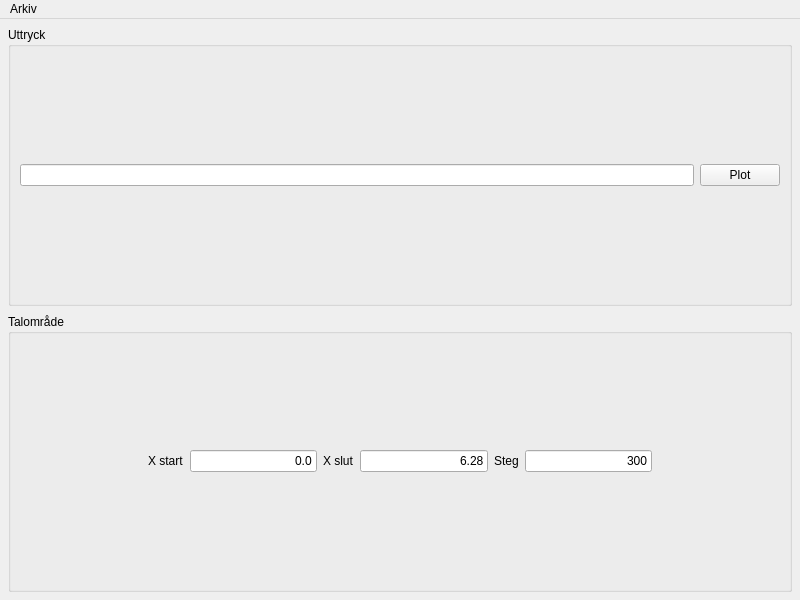
<?xml version="1.0" encoding="UTF-8"?>
<ui version="4.0">
 <class>MainWindow</class>
 <widget class="QMainWindow" name="MainWindow">
  <property name="geometry">
   <rect>
    <x>0</x>
    <y>0</y>
    <width>800</width>
    <height>600</height>
   </rect>
  </property>
  <property name="font">
   <font>
    <pointsize>9</pointsize>
   </font>
  </property>
  <property name="windowTitle">
   <string>GraphPlotter</string>
  </property>
  <widget class="QWidget" name="main_widget">
   <layout class="QVBoxLayout" name="verticalLayout_3" stretch="0,0">
    <property name="spacing">
     <number>8</number>
    </property>
    <property name="leftMargin">
     <number>8</number>
    </property>
    <property name="topMargin">
     <number>8</number>
    </property>
    <property name="rightMargin">
     <number>8</number>
    </property>
    <property name="bottomMargin">
     <number>8</number>
    </property>
    <item>
     <widget class="QGroupBox" name="expression_group">
      <property name="title">
       <string>Uttryck</string>
      </property>
      <layout class="QVBoxLayout" name="verticalLayout_2">
       <item>
        <layout class="QHBoxLayout" name="horizontalLayout">
         <item>
          <widget class="QLineEdit" name="expression_edit"/>
         </item>
         <item>
          <widget class="QPushButton" name="plot_button">
           <property name="text">
            <string>Plot</string>
           </property>
          </widget>
         </item>
        </layout>
       </item>
      </layout>
     </widget>
    </item>
    <item>
     <widget class="QGroupBox" name="range_group">
      <property name="title">
       <string>Talområde</string>
      </property>
      <layout class="QVBoxLayout" name="verticalLayout">
       <item>
        <layout class="QHBoxLayout" name="horizontalLayout_3">
         <item>
          <spacer name="horizontalSpacer_2">
           <property name="orientation">
            <enum>Qt::Horizontal</enum>
           </property>
           <property name="sizeHint" stdset="0">
            <size>
             <width>40</width>
             <height>20</height>
            </size>
           </property>
          </spacer>
         </item>
         <item>
          <widget class="QLabel" name="label">
           <property name="text">
            <string>X start</string>
           </property>
          </widget>
         </item>
         <item>
          <widget class="QLineEdit" name="x_start_edit">
           <property name="text">
            <string>0.0</string>
           </property>
           <property name="alignment">
            <set>Qt::AlignRight|Qt::AlignTrailing|Qt::AlignVCenter</set>
           </property>
          </widget>
         </item>
         <item>
          <widget class="QLabel" name="label_2">
           <property name="text">
            <string>X slut</string>
           </property>
          </widget>
         </item>
         <item>
          <widget class="QLineEdit" name="x_end_edit">
           <property name="text">
            <string>6.28</string>
           </property>
           <property name="alignment">
            <set>Qt::AlignRight|Qt::AlignTrailing|Qt::AlignVCenter</set>
           </property>
          </widget>
         </item>
         <item>
          <widget class="QLabel" name="label_3">
           <property name="text">
            <string>Steg</string>
           </property>
          </widget>
         </item>
         <item>
          <widget class="QLineEdit" name="step_edit">
           <property name="text">
            <string>300</string>
           </property>
           <property name="alignment">
            <set>Qt::AlignRight|Qt::AlignTrailing|Qt::AlignVCenter</set>
           </property>
          </widget>
         </item>
         <item>
          <spacer name="horizontalSpacer">
           <property name="orientation">
            <enum>Qt::Horizontal</enum>
           </property>
           <property name="sizeHint" stdset="0">
            <size>
             <width>40</width>
             <height>20</height>
            </size>
           </property>
          </spacer>
         </item>
        </layout>
       </item>
      </layout>
     </widget>
    </item>
   </layout>
  </widget>
  <widget class="QMenuBar" name="menubar">
   <property name="geometry">
    <rect>
     <x>0</x>
     <y>0</y>
     <width>800</width>
     <height>20</height>
    </rect>
   </property>
   <widget class="QMenu" name="menuArkiv">
    <property name="title">
     <string>Arkiv</string>
    </property>
    <addaction name="new_action"/>
    <addaction name="open_action"/>
    <addaction name="separator"/>
    <addaction name="save_action"/>
    <addaction name="save_as_action"/>
    <addaction name="separator"/>
    <addaction name="exit_action"/>
   </widget>
   <addaction name="menuArkiv"/>
  </widget>
  <action name="new_action">
   <property name="text">
    <string>Ny plot</string>
   </property>
  </action>
  <action name="save_action">
   <property name="text">
    <string>Spara</string>
   </property>
  </action>
  <action name="save_as_action">
   <property name="text">
    <string>Spara som...</string>
   </property>
  </action>
  <action name="open_action">
   <property name="text">
    <string>Öppna...</string>
   </property>
  </action>
  <action name="exit_action">
   <property name="text">
    <string>Avsluta</string>
   </property>
  </action>
 </widget>
 <resources/>
 <connections/>
</ui>
